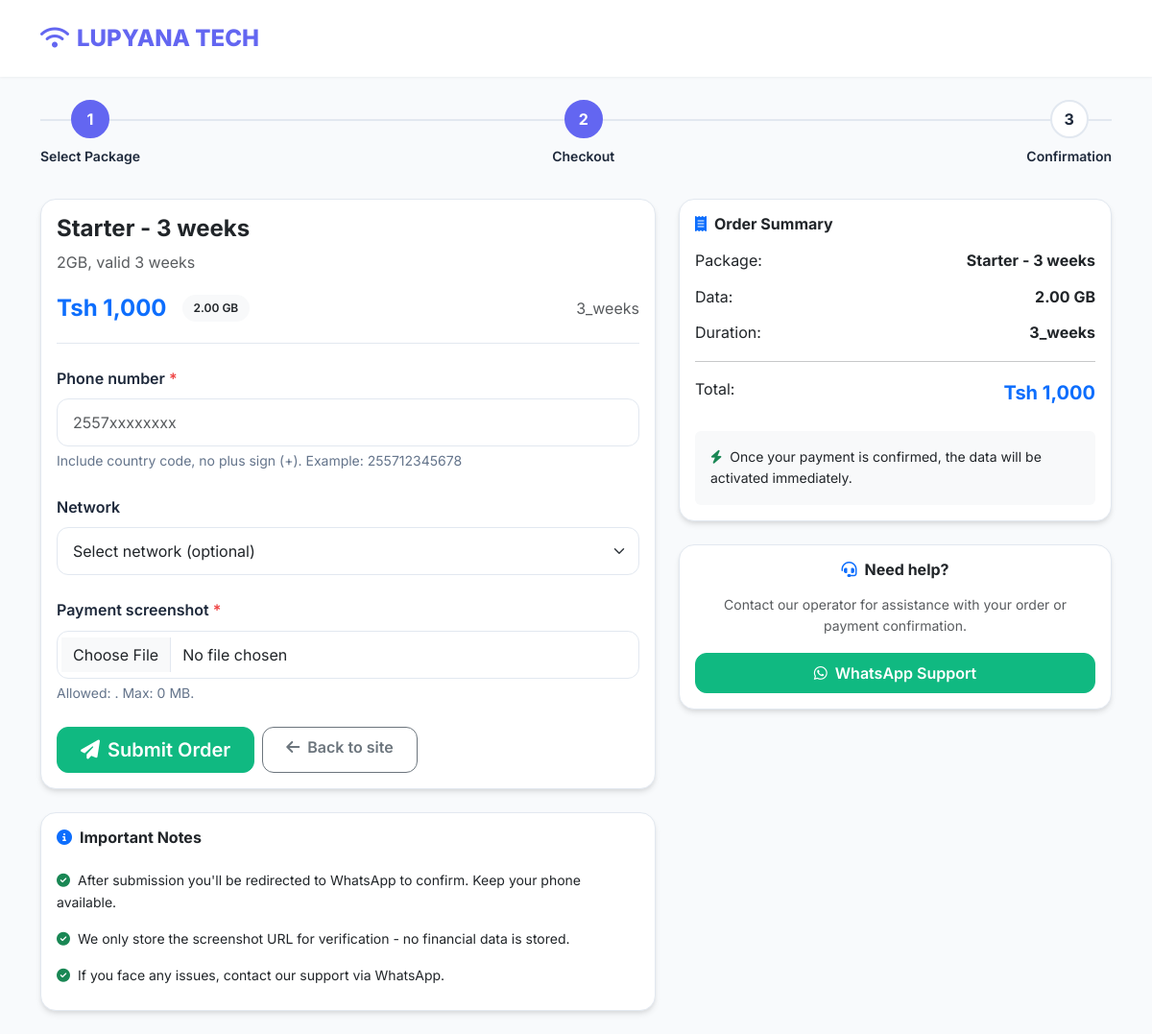
The app's page /checkout.php?package_id=1, older data.
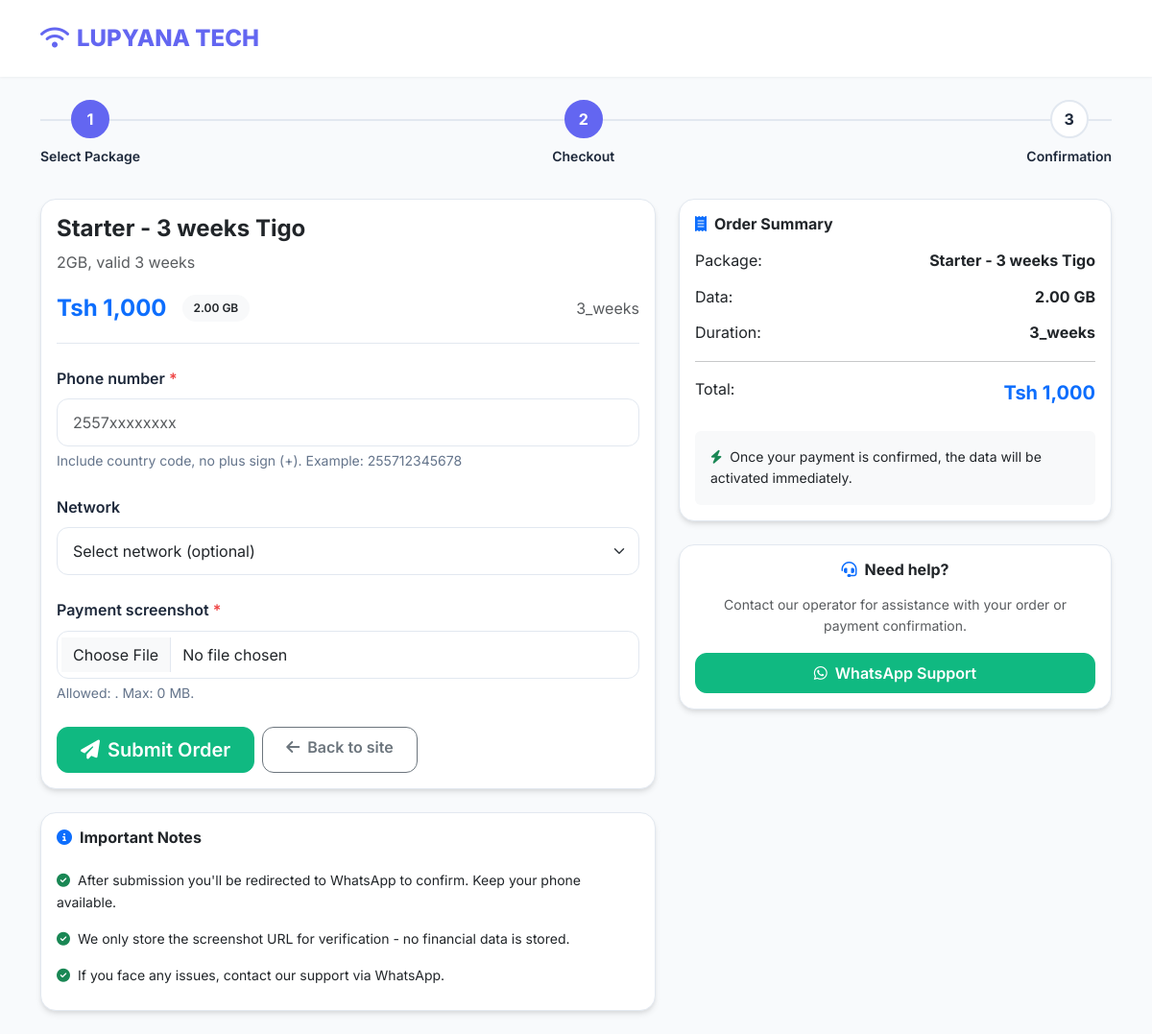
The same page, newer data.
### tables this page shows
CREATE TABLE IF NOT EXISTS packages (
  id INT UNSIGNED AUTO_INCREMENT PRIMARY KEY,
  name VARCHAR(100) NOT NULL,
  duration ENUM('3_weeks','1_month','6_months','12_months','custom') NOT NULL,
  gb_amount DECIMAL(6,2) NOT NULL,
  price DECIMAL(10,2) NOT NULL,
  description TEXT DEFAULT NULL,
  network ENUM('tigo','vodacom','halotel','airtel') NOT NULL,
  allow_custom_gb TINYINT(1) NOT NULL DEFAULT 0,
  created_at TIMESTAMP DEFAULT CURRENT_TIMESTAMP
);

### checkout.php (called while the page is built)
<?php
require __DIR__ . '/public/checkout.php';

### public/checkout.php (the view, shortened to what the changed rows need)
<?php
try {
    $pdo = require __DIR__ . '/../db/connection.php';
} catch (Throwable $e) {
    http_response_code(500);
    echo 'Database connection error.';
    error_log('DB connect error in checkout.php: ' . $e->getMessage());
    exit;
}
$package = null;
$id = isset($_GET['package_id']) ? (int)$_GET['package_id'] : 0;
if ($id > 0) {
    try {
        $stmt = $pdo->prepare('SELECT * FROM packages WHERE id = ? LIMIT 1');
        $stmt->execute([$id]);
        $package = $stmt->fetch();
    } catch (PDOException $e) {
        error_log('DB error fetching package id ' . $id . ': ' . $e->getMessage());
        http_response_code(500);
        echo 'Internal server error.';
        exit;
    }
}
    ?>
<!DOCTYPE html>
<html lang="en">
<head>
  <link href="https://cdn.jsdelivr.net/npm/bootstrap@5.3.2/dist/css/bootstrap.min.css" rel="stylesheet">
  <link rel="stylesheet" href="https://cdnjs.cloudflare.com/ajax/libs/font-awesome/6.4.2/css/all.min.css">
</head>
<body>
<main class="container py-4">
  <div class="row">
    <div class="col-lg-7">
      <div class="card mb-4">
        <div class="card-body">
          <div class="package-header">
            <h4 class="card-title mb-2"><?php echo htmlspecialchars($package['name']); ?></h4>
            <p class="text-muted"><?php echo htmlspecialchars($package['description']); ?></p>
            <div class="d-flex gap-3 align-items-center">
              <div class="fs-4 fw-bold text-primary">Tsh <?php echo number_format($package['price'], 0); ?></div>
              <span class="badge bg-light text-dark"><?php echo htmlspecialchars($package['gb_amount']); ?> GB</span>
              <div class="text-muted ms-auto"><?php echo htmlspecialchars($package['duration']); ?></div>
            </div>
          </div>
        </div>
      </div>
    </div>
    <div class="col-lg-5">
      <div class="sticky-sidebar">
        <div class="card mb-4">
          <div class="card-body">
            <div class="summary-item">
              <span>Package:</span>
              <strong><?php echo htmlspecialchars($package['name']); ?></strong>
            </div>
            <div class="summary-item">
              <span>Data:</span>
              <strong><?php echo htmlspecialchars($package['gb_amount']); ?> GB</strong>
            </div>
            <div class="summary-item">
              <span>Duration:</span>
              <strong><?php echo htmlspecialchars($package['duration']); ?></strong>
            </div>
            <div class="summary-item">
              <span>Total:</span>
              <strong class="fs-5 text-primary">Tsh <?php echo number_format($package['price'], 0); ?></strong>
            </div>
          </div>
        </div>
      </div>
    </div>
  </div>
</main>
</body>
</html>

Row changes from the older to the newer data that the page shows:
changed packages "3_weeks": name "Starter - 3 weeks" → "Starter - 3 weeks Tigo"
